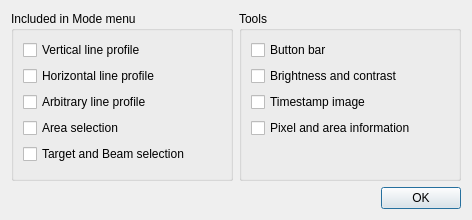
<?xml version="1.0" encoding="UTF-8"?>
<ui version="4.0">
 <class>QEImageOptionsDialog</class>
 <widget class="QDialog" name="QEImageOptionsDialog">
  <property name="geometry">
   <rect>
    <x>0</x>
    <y>0</y>
    <width>472</width>
    <height>220</height>
   </rect>
  </property>
  <property name="windowTitle">
   <string>QEImage options</string>
  </property>
  <layout class="QVBoxLayout" name="verticalLayout_3">
   <item>
    <layout class="QHBoxLayout" name="horizontalLayout">
     <item>
      <widget class="QGroupBox" name="groupBox">
       <property name="title">
        <string>Included in Mode menu</string>
       </property>
       <layout class="QVBoxLayout" name="verticalLayout">
        <item>
         <widget class="QCheckBox" name="checkBoxVerticalProfile">
          <property name="text">
           <string>Vertical line profile</string>
          </property>
         </widget>
        </item>
        <item>
         <widget class="QCheckBox" name="checkBoxHorizontalProfile">
          <property name="text">
           <string>Horizontal line profile</string>
          </property>
         </widget>
        </item>
        <item>
         <widget class="QCheckBox" name="checkBoxArbitraryProfile">
          <property name="text">
           <string>Arbitrary line profile</string>
          </property>
         </widget>
        </item>
        <item>
         <widget class="QCheckBox" name="checkBoxAreaSelection">
          <property name="text">
           <string>Area selection</string>
          </property>
         </widget>
        </item>
        <item>
         <widget class="QCheckBox" name="checkBoxTarget">
          <property name="text">
           <string>Target and Beam selection</string>
          </property>
         </widget>
        </item>
        <item>
         <spacer name="verticalSpacer_2">
          <property name="orientation">
           <enum>Qt::Vertical</enum>
          </property>
          <property name="sizeHint" stdset="0">
           <size>
            <width>20</width>
            <height>40</height>
           </size>
          </property>
         </spacer>
        </item>
       </layout>
      </widget>
     </item>
     <item>
      <widget class="QGroupBox" name="groupBox_2">
       <property name="title">
        <string>Tools</string>
       </property>
       <layout class="QVBoxLayout" name="verticalLayout_2">
        <item>
         <widget class="QCheckBox" name="checkBoxButtonBar">
          <property name="text">
           <string>Button bar</string>
          </property>
         </widget>
        </item>
        <item>
         <widget class="QCheckBox" name="checkBoxBrightnessContrast">
          <property name="text">
           <string>Brightness and contrast</string>
          </property>
         </widget>
        </item>
        <item>
         <widget class="QCheckBox" name="checkBoxTime">
          <property name="text">
           <string>Timestamp image</string>
          </property>
         </widget>
        </item>
        <item>
         <widget class="QCheckBox" name="checkBoxInfo">
          <property name="text">
           <string>Pixel and area information</string>
          </property>
         </widget>
        </item>
        <item>
         <spacer name="verticalSpacer">
          <property name="orientation">
           <enum>Qt::Vertical</enum>
          </property>
          <property name="sizeHint" stdset="0">
           <size>
            <width>20</width>
            <height>40</height>
           </size>
          </property>
         </spacer>
        </item>
       </layout>
      </widget>
     </item>
    </layout>
   </item>
   <item>
    <widget class="QDialogButtonBox" name="buttonBox">
     <property name="orientation">
      <enum>Qt::Horizontal</enum>
     </property>
     <property name="standardButtons">
      <set>QDialogButtonBox::Ok</set>
     </property>
    </widget>
   </item>
  </layout>
 </widget>
 <resources/>
 <connections>
  <connection>
   <sender>buttonBox</sender>
   <signal>accepted()</signal>
   <receiver>QEImageOptionsDialog</receiver>
   <slot>accept()</slot>
   <hints>
    <hint type="sourcelabel">
     <x>248</x>
     <y>254</y>
    </hint>
    <hint type="destinationlabel">
     <x>157</x>
     <y>274</y>
    </hint>
   </hints>
  </connection>
  <connection>
   <sender>buttonBox</sender>
   <signal>rejected()</signal>
   <receiver>QEImageOptionsDialog</receiver>
   <slot>reject()</slot>
   <hints>
    <hint type="sourcelabel">
     <x>316</x>
     <y>260</y>
    </hint>
    <hint type="destinationlabel">
     <x>286</x>
     <y>274</y>
    </hint>
   </hints>
  </connection>
 </connections>
</ui>
